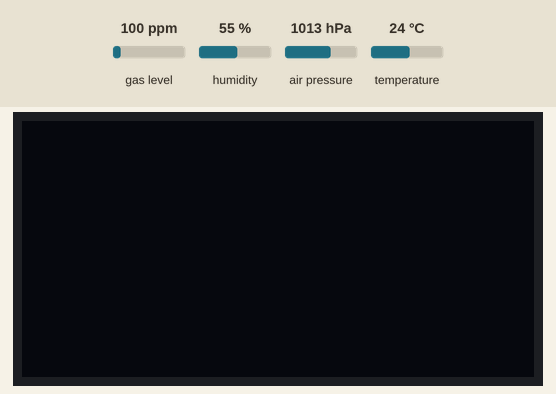
Recording of a program running on a simulated ESP32. Parts: 128×64 one-colour display. The inputs (shaded band) are chosen by the test bench; at power-on: gas level 100 ppm, humidity 55 %, air pressure 1013 hPa, temperature 24 °C. WiFi joins after 1.5 s; servers stay silent unless stated; what the program prints to the serial monitor is not drawn.

Above: at 2.7 s.
2.8 s: gas level set to 20 ppm
At 8.8 s:
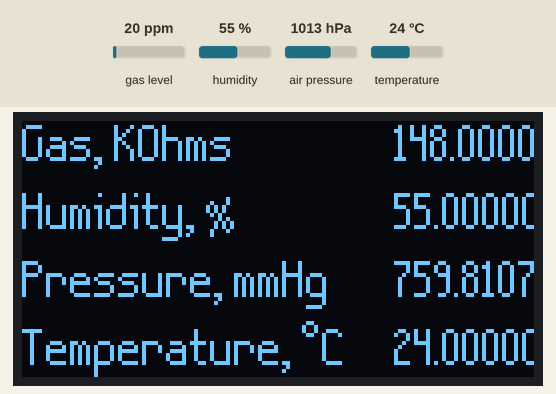
9.1 s: humidity set to 22 %
At 14.5 s:
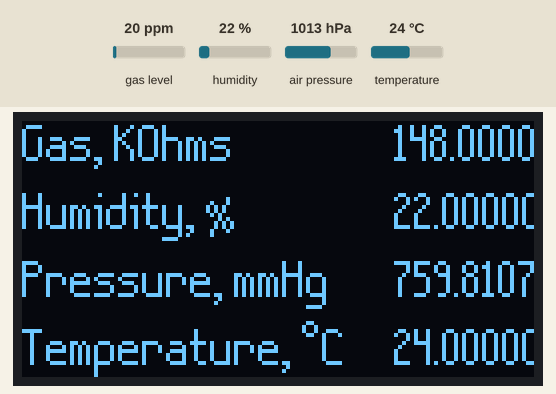
15.1 s: air pressure set to 952 hPa
At 20.0 s:
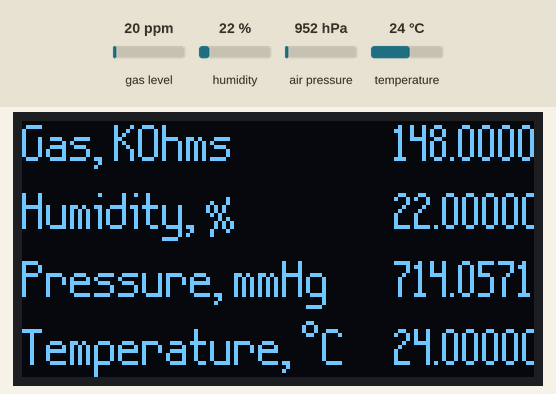
25.0 s: temperature set to 12 °C
At 30.1 s:
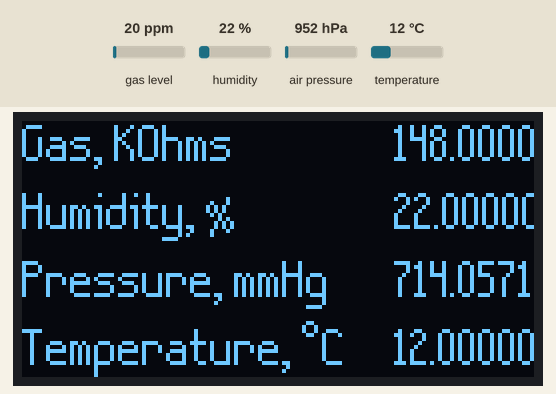
Timing chart, 0 to 31.6 s (numbered marks = the images above; inputs shaded):
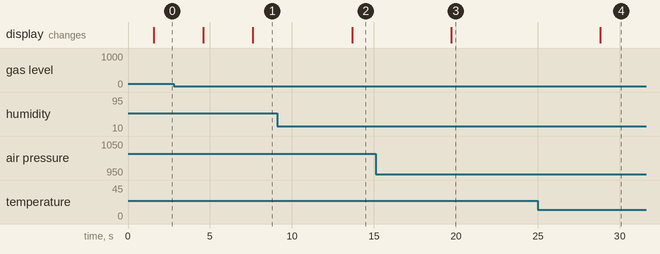

The program:

main.cpp
```cpp
#include <map>
#include <string>
#include <Arduino.h>
#include <Wire.h>
#include <SPI.h>

#include <../.pio/libdeps/esp32dev/Adafruit Unified Sensor/Adafruit_Sensor.h>
#include <../.pio/libdeps/esp32dev/Adafruit BME680 Library/Adafruit_BME680.h>

#include <WiFiCredentials.h>
#include <WiFi.h>
#include <WebServer.h>

#include <../.pio/libdeps/esp32dev/U8g2/src/U8g2lib.h>

#define PROMETHEUS_NAMESPACE "iot"

#ifdef __cplusplus
    extern "C" {
#endif
    uint8_t temprature_sens_read();
#ifdef __cplusplus
}
#endif
uint8_t temprature_sens_read();


const int BME680_ADDR = 0x77;
const int BME680_POLLING_DELAY = 3000;
const std::vector<std::string> DISPLAY_METRICS = {
    "gas_resistance_kohm",
    "air_humidity_percent",
    "air_pressure_mmhg",
    "air_temperature_celsius",
};


/*
BME680 I2C wiring:
SCL - D22
SDA - D21
VDD - 3V3
GND - GND
*/

Adafruit_BME680 bme;
//map<string, float> sensorData;
std::map<std::string, std::map<std::string, std::string>> sensorData;

void _populateSensorData(std::string name, std::string help, std::string type) {
    sensorData[name] = std::map<std::string, std::string> {
        {"help", help},
        {"type", type},
        {"value", ""}
    };
}

void populateSensorData() {
    std::string g = "gauge";

    _populateSensorData("air_temperature_celsius", "Temperature, °C", g);
    _populateSensorData("air_pressure_mmhg", "Pressure, mmHg", g);
    _populateSensorData("air_humidity_percent", "Humidity, %", g);
    _populateSensorData("gas_resistance_kohm", "Gas, KOhms", g);

    // From https://github.com/espressif/arduino-esp32/blob/master/cores/esp32/Esp.h
    _populateSensorData("system_up_time_ms", "System uptime in ms", g);
    _populateSensorData("cpu_frequency_mhz", "CPU frequency in MHz", g);
    _populateSensorData("cpu_temperature_celsius", "CPU temperature, °C", g);
    _populateSensorData("memory_heap_used_bytes", "Total heap memory size in bytes", g);
    _populateSensorData("memory_heap_free_bytes", "Free memory size in bytes", g);
    _populateSensorData("memory_psram_total_bytes", "Total SPI RAM size in bytes", g);
    _populateSensorData("memory_psram_free_bytes", "Free SPI RAM size in bytes", g);
    _populateSensorData("memory_flash_used_bytes", "Sketch size in bytes", g);
    _populateSensorData("memory_flash_total_bytes", "Flash size in bytes", g);
}

void setSensorData(std::string name, float value) {
    sensorData[name]["value"] = std::to_string(value);
}


std::map<String, String> getSensorHelpAndValue(std::string name) {
    return std::map<String, String> {
        {"help", sensorData[name]["help"].c_str()},
        {"value", sensorData[name]["value"].c_str()}
    };
}


WebServer webServer(80);

/*
SH1106 18x64 1.3" OLED SPI wiring:
LED 3V3 (!)
SCK G16
SDA (MOSI) G23
AO (DC) G2
Reset G4
CS G17
GND GND
VCC 3V3
*/

// bus, *rotation, cs, dc, reset
//U8G2_SH1106_128X64_NONAME_1_4W_HW_SPI u8g2(U8G2_R0, 17, 2, 4);
// bus, *rotation, clock, data, cs, dc, reset
U8G2_SH1106_128X64_NONAME_1_4W_SW_SPI u8g2(U8G2_R0, 16, 23, 17, 2, 4);


void checkSensor() {
    Serial.println(F("BME680 test"));
    bool status = bme.begin(BME680_ADDR);

    if (!status) {
        Serial.println("Could not find a valid BME680 sensor, check wiring!");
        while (1);
    }

    Serial.println(F("BME680 OK"));

    Serial.println(F("Set up oversampling and filter initialization"));
    bme.setTemperatureOversampling(BME680_OS_8X);
    bme.setHumidityOversampling(BME680_OS_2X);
    bme.setPressureOversampling(BME680_OS_4X);
    bme.setIIRFilterSize(BME680_FILTER_SIZE_3);
    bme.setGasHeater(320, 150);  // 320 °C for 150 ms
}


String metricsBuffer;


std::string handleMetric(std::string name) {
    /*
    Example Prometheus exporter output:
    # HELP go_goroutines Number of goroutines that currently exist.
    # TYPE go_goroutines gauge
    go_goroutines 10
    */
    std::string out;
    std::string _name = PROMETHEUS_NAMESPACE "_" + name;
    out += "# HELP " + _name + " " + sensorData[name]["help"] + "\n";
    out += "# TYPE " + _name + " " + sensorData[name]["type"] + "\n";
    out += _name + " " + sensorData[name]["value"] + "\n";
    return out;
}


void updateMetricsBuffer() {
    std::string out;
    for (auto pair : sensorData) {
        out += handleMetric(pair.first);
    }
    metricsBuffer = out.c_str();
}


void pollSensor() {
    setSensorData("air_temperature_celsius", bme.readTemperature());
    setSensorData("air_pressure_mmhg", bme.readPressure() * 7.5006f / 1000.0f);
    setSensorData("air_humidity_percent", bme.readHumidity());
    setSensorData("gas_resistance_kohm", bme.readGas() / 1000.0f);

    setSensorData("system_up_time_ms", millis());
    setSensorData("cpu_frequency_mhz", getCpuFrequencyMhz());
    setSensorData("cpu_temperature_celsius", (temprature_sens_read() - 32.0f) / 1.8f);
    setSensorData("memory_heap_used_bytes", ESP.getHeapSize());
    setSensorData("memory_heap_free_bytes", ESP.getFreeHeap());
    setSensorData("memory_psram_total_bytes", ESP.getPsramSize());
    setSensorData("memory_psram_free_bytes", ESP.getFreePsram());
    setSensorData("memory_flash_used_bytes", ESP.getSketchSize());
    setSensorData("memory_flash_total_bytes", ESP.getFreeSketchSpace());

    updateMetricsBuffer();
}


void printSensor() {
    for (auto pair : sensorData) {
        auto values = getSensorHelpAndValue(pair.first);
        Serial.print(values["help"]);
        Serial.print(": ");
        Serial.println(values["value"]);
    }
}


String sensorToTag() {
    String out = "<ul>";
    for (auto pair : sensorData) {
        auto values = getSensorHelpAndValue(pair.first);
        out += "<li>";
        out += values["help"];
        out += ": ";
        out += values["value"];
        out += "</li>";
    }
    out += "</ul>";
    return out;
}


void forceConnectToWiFi() {
    WiFi.setHostname("ESP32_BME680");
    Serial.print("Connecting to ");
    Serial.println(AP_SSID);
    WiFi.begin(AP_SSID, AP_PASSWORD);

    while (WiFi.status() != WL_CONNECTED) {
        delay(500);
        Serial.print(".");
    }

    Serial.println();
    Serial.println("WiFi was connected succesfully!");
    Serial.print("IP address: ");
    Serial.println(WiFi.localIP());
}


void webHandleRoot() {
    Serial.println("Connected client");
    String out =
    "<!DOCTYPE html> <html>\n"
    "    <!-- To convert it into C++ code, use tools like tomeko.net -->\n"
    "    <head>\n"
    "        <meta name=\"viewport\" content=\"width=device-width, initial-scale=1.0, user-scalable=no\">\n"
    "        <meta http-equiv=\"Content-Type\" content=\"text/html; charset=utf-8\" />\n"
    "        <meta http-equiv=\"refresh\" content=\"10\">\n"
    "        <title>BME680 | ESP32 Web Server</title>\n"
    "    </head>\n"
    "    <body>\n"
    "        <div>\n"
    "            <h1>ESP32 Web Server</h1>\n"
    "            <div>\n"
    "                BME680 data:\n"
    "                <!-- Payload placeholder -->\n"
    ;
    out += sensorToTag();
    out +=
    "            </div>\n"
    "        </div>\n"
    "    </body>\n"
    "</html>\n"
    ""
    ;
    webServer.send(200, "text/html", out);
}


void webHandleJSON() {
    Serial.println("Sending JSON");
    String out = "{";
    for (auto pair : sensorData) {
        auto values = getSensorHelpAndValue(pair.first);

        out += "\"";
        out += values["help"];
        out += "\": ";
        out += values["value"];
        out += ", ";
    }
    out = out.substring(0, out.length() - 2) + "}";
    webServer.send(200, "application/json", out);
}


void webHandleMetrics() {
    Serial.println("Sending metrics");
    webServer.send(200, "text/plain", metricsBuffer);
}


void setupWebServer() {
    webServer.on("/", HTTP_GET, webHandleRoot);
    webServer.on("/json", HTTP_GET, webHandleJSON);
    webServer.on("/metrics", HTTP_GET, webHandleMetrics);
}


void drawSensor() {
    u8g2.firstPage();
    int lineSpacing = 17;
    do {
        int nextCursorPosition = 10;
        for (auto i : DISPLAY_METRICS) {
            auto values = getSensorHelpAndValue(i);

            u8g2.setFont(u8g2_font_prospero_nbp_tf);
            u8g2.drawUTF8(0, nextCursorPosition, values["help"].c_str());
            u8g2.drawUTF8(93, nextCursorPosition, values["value"].c_str());
            nextCursorPosition += lineSpacing;
        }
    } while (u8g2.nextPage());
}


void setup() {
    Serial.begin(9600);
    checkSensor();
    forceConnectToWiFi();
    webServer.begin();
    setupWebServer();

    u8g2.begin();
    populateSensorData();
}


void loop() {
    pollSensor();
    // printSensor();
    delay(BME680_POLLING_DELAY);
    webServer.handleClient();

    drawSensor();
}
```

WiFiCredentials.template.h
```cpp
// Access point parameters

#define AP_SSID ""
#define AP_PASSWORD ""
```

Measured:
- after the input at 2.8 s, the display: first differs from a run without the input after 4.8 s (image 1)
- after the input at 9.1 s, the display: changes after 4.6 s (image 2)
- after the input at 15.1 s, the display: changes after 4.6 s (image 3)
- after the input at 25.0 s, the display: changes after 3.8 s (image 4)
